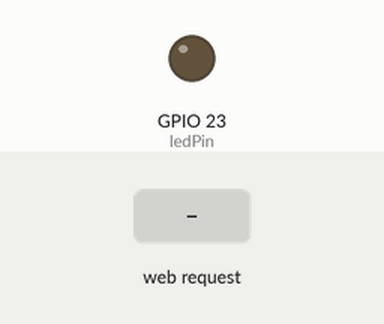
Recording of a sketch running on a simulated ESP32. Parts: output pins drawn as LEDs (lit = HIGH). The inputs (shaded band) are chosen by the test bench. WiFi joins after 1.5 s; servers stay silent unless stated; what the sketch prints to the serial monitor is not drawn.

Above: at 3.2 s.
3.3 s: HTTP request GET /toggle received
At 3.8 s:
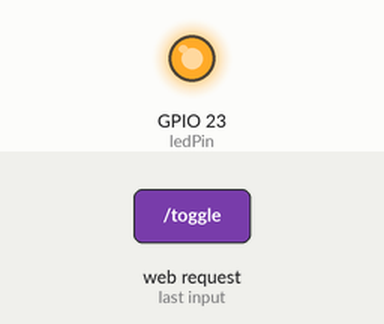
Timing chart, 0 to 6.3 s (numbered marks = the images above; inputs shaded):
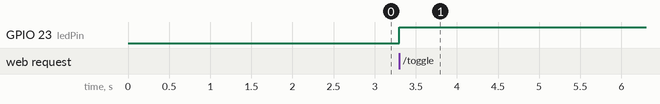

The sketch:

WebServerLightON.ino
```cpp
#include <WiFi.h>
#include <WebServer.h>

const char* ssid = "AGRONOVO19";
const char* password = "Kintin1+";

const int ledPin = 23;
bool ledState = false;

WebServer server(80);

// Función para la ruta raíz
void handleRoot() {
  String html = "<h1>Control de LED ESP32</h1>";
  html += "<p>Estado actual del LED: ";
  html += (ledState ? "ENCENDIDO" : "APAGADO");
  html += "</p>";
  html += "<a href=\"/toggle\"><button>Encender/Apagar</button></a>";
  server.send(200, "text/html", html);
}

// Función para cambiar el estado del LED
void handleToggle() {
  ledState = !ledState;
  digitalWrite(ledPin, ledState);
  server.sendHeader("Location", "/"); // Redirige a la página principal
  server.send(303);
}

void setup() {
  Serial.begin(115200);
  pinMode(ledPin, OUTPUT);
  digitalWrite(ledPin, ledState);

  WiFi.begin(ssid, password);
  while (WiFi.status() != WL_CONNECTED) {
    delay(1000);
    Serial.println("Conectando a WIFI ...");
  }
  Serial.println("Conectado");
  Serial.println(WiFi.localIP());

  server.on("/", handleRoot);
  server.on("/toggle", handleToggle);

  server.begin();
  Serial.println("Servidor iniciado");
}

void loop() {
  server.handleClient();
}
```

Measured:
- after the input at 3.3 s, GPIO 23 (ledPin): LOW → HIGH at once
